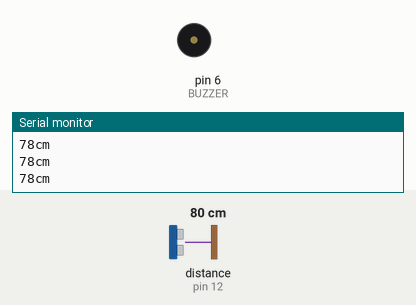
Recording of a sketch running on a simulated Arduino Uno, built with avr-gcc and run on an emulated ATmega328P. On the bench: buzzer (waves = sounding), the last lines printed to the serial monitor. Wiring (inferred from the names in the program): ultrasonic range finder: trigger pin 13; echo pin 12. Inputs (shaded band) come from the test bench; at power-on: distance to the obstacle (sensor on pin 12) 80 cm. The echo pulse lasts 58.3 µs per cm.

Above: at 1.3 s.
1.4 s: distance to the obstacle (sensor on pin 12) set to 34 cm
2.9 s: distance to the obstacle (sensor on pin 12) set to 28 cm
At 3.16 s:
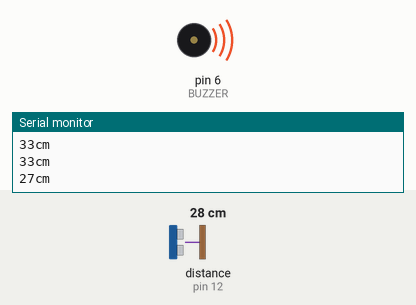
5.9 s: distance to the obstacle (sensor on pin 12) set to 250 cm
At 7.3 s:
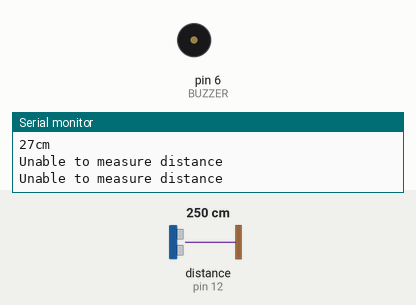
8.3 s: distance to the obstacle (sensor on pin 12) set to 4 cm
At 11.2 s:
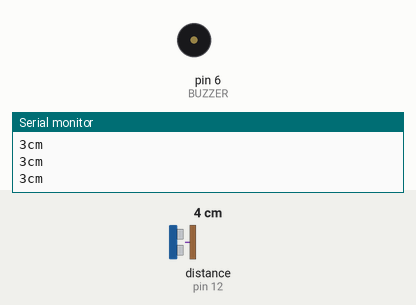
11.3 s: distance to the obstacle (sensor on pin 12) set to 299 cm
At 11.8 s:
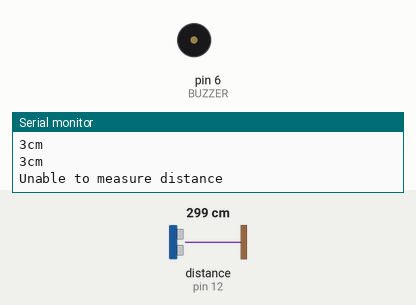
Timing chart, 0 to 13.8 s (numbered marks = the images above; inputs shaded):
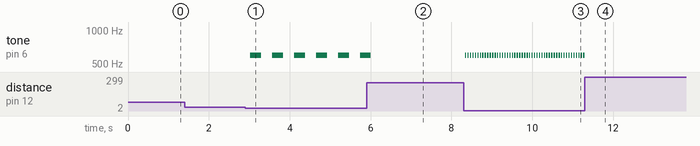

The sketch:

Ultrasonic_Spec-1.ino
```cpp
#define trigPin 13
#define echoPin 12

int BUZZER = 6;
void setup()
{
  // put your setup code here, to run once:
  Serial.begin(9600);

  pinMode(trigPin, OUTPUT);
  pinMode(echoPin, INPUT);
}

void loop()
{
  // put your main code here, to run repeatedly:
  long duration, distance;

  digitalWrite(trigPin, LOW);
  delayMicroseconds(2);
  digitalWrite(trigPin, HIGH);
  delayMicroseconds(10);

  digitalWrite(trigPin, LOW);
  duration = pulseIn(echoPin, HIGH);
  distance = duration * 17 / 1000;

  if (distance >= 200 || distance <= 0)
  {
    Serial.println("Unable to measure distance");
  }
  else
  {
    Serial.print(distance);
    Serial.println("cm");
  }
  if (distance <= 30)
  {
    tone(BUZZER, 600);
    delay(distance * 10);
    noTone(BUZZER);
    delay(distance * 10);
  }
  else
  {
    delay(500);
  }
}
```

Measured:
- the behaviour switches between 32 and 31 cm on distance to the obstacle (sensor on pin 12) (found by bisection; images 0 and 1)
- after the input at 2.9 s, tone on pin 6 (BUZZER): alternates 600 Hz for 0.27 s and silent for 0.27 s, starting after 0.13 s
- after the input at 5.9 s, tone on pin 6 (BUZZER): goes on until 6.0 s, then stays silent
- after the input at 8.3 s, tone on pin 6 (BUZZER): alternates 600 Hz for 0.03 s and silent for 0.03 s, starting at once
- after the input at 11.3 s, tone on pin 6 (BUZZER): stops changing and stays silent
